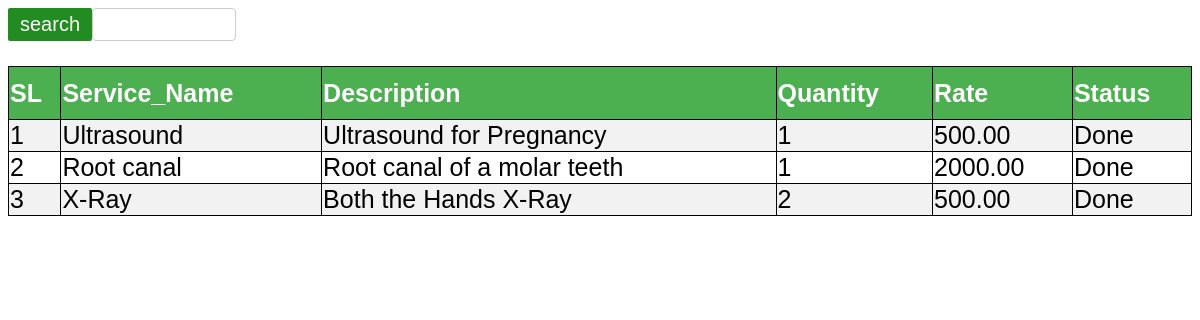
/HMS/display/list-service.php, run on the app's committed database.
### tables this page shows
CREATE TABLE `service` (
  `sl` int(11) NOT NULL,
  `service_name` varchar(50) NOT NULL,
  `patient_id` int(6) DEFAULT NULL,
  `description` varchar(500) DEFAULT NULL,
  `quantity` int(11) DEFAULT NULL,
  `rate` double(6,2) DEFAULT NULL,
  `status` varchar(50) DEFAULT NULL
);

### HMS/display/list-service.php (the view, shortened to what this page needs)
<!DOCTYPE html>
<html>
<head>
</head>
<body>
	 <div class="container">
		<form action="search-service.php" method="post">
			<input type="text" name="search" >
			<button class="btn">search</button>
        </form>
    </div>
	<table>
		<tr>
			<th>SL</th>
			<th>Service_Name</th>
			<th>Description</th>
			<th>Quantity</th>
			<th>Rate</th>
			<th>Status</th>
		</tr>
		<?php
		$conn =mysqli_connect("localhost", "root", "", "hospital");
            $sql = "SELECT sl, service_name,description,quantity,rate,status FROM service";
            $result = $conn->query($sql);
            if ($result->num_rows > 0) {
            while($row = $result->fetch_assoc()) {
            echo "<tr><td> " . $row["sl"]. "</td><td> " . $row["service_name"]. " </td><td>" . $row["description"]. "</td><td>". $row["quantity"]. " </td><td>". $row["rate"]. " </td><td>" .$row["status"]."</td></tr>";
                  }
              echo"</table>";
               }
              else {
              echo "0 results";
              }
		?>
</body>
</html>

### HMS/display/list-service.php (style rules this page uses)
.btn { background-color: #228B22; color: white; padding: 5px 12px; border: none; border-radius: 2px; cursor: pointer; float:left; font-size:20px; }
input[type=text] { width: 10%; padding: 8px 12px; border: 1px solid #ccc; border-radius: 4px; resize: vertical; margin-bottom:10px; }
.container { padding-bottom:15px; }
table { border-collapse:collapse; color:black; width:100%; font-family:sans-serif; font-size:25px; text-align:left; padding-left:15px; }
table,th,td { border:1px solid black; }
th { background-color:#4CAF50; color:white; height:50px; }
td { height:10px; vertical-align:bottom; }
tr:nth-child(even) { background-color: #f2f2f2 }

### data on the page
service: sl "1", service_name "Ultrasound", description "Ultrasound for Pregnancy", quantity "1", rate "500.00", status "Done"
service: sl "2", service_name "Root canal", description "Root canal of a molar teeth", quantity "1", rate "2000.00", status "Done"
service: sl "3", service_name "X-Ray", description "Both the Hands X-Ray", quantity "2", rate "500.00", status "Done"
